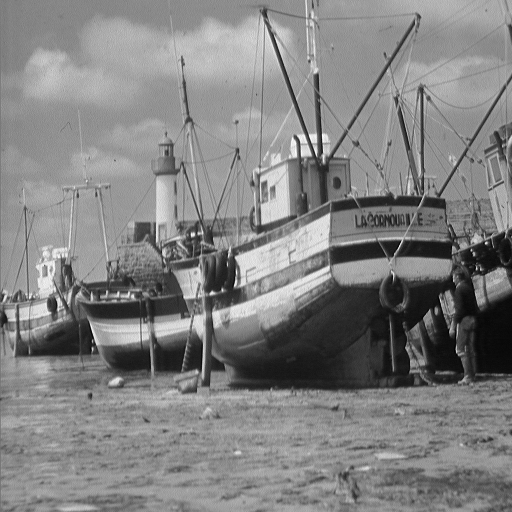
%> input picture boat.png, 512 x 512 px, given in place of boat.tiff, which was not available
$ octave test.m   (GNU Octave 9; MATLAB toolbox functions it lacks are replaced by stand-ins)
%> lines starting %> are read from the running program, lines starting %| are printed output that depends on the picture; pictures that were not available may be replaced by others from this repository, and a replacement may not be noted
%I = imread('cameraman.tiff');
I = imread('boat.tiff');
%> I is the input picture: size 512x512 uint8; min 0, max 255, mean 129.7
%disp(I);
I = im2double(I);
%> I: size 512x512 double
%disp(I);

% decomposing the image using singular value decomposition
[U,S,V]=svd(I);

% Using different number of singular values (diagonal of S) to compress and
% reconstruct the image
err = [];
numSVals = [];
m = 256;
n = 256;
for n=5:5:300
    % store the singular values in a temporary var
    C = S;

    % discard the diagonal values not required for compression
    C(n+1:end,:)=0;
    C(:,n+1:end)=0;

    % Construct an Image using the selected singular values
    D=U*C*V';


    % display and compute error
    if n == 5 || n == 10 || n == 20 || n == 50 || n == 100 || n == 150 || n == 200 || n == 250
    figure;
    buffer = sprintf('Image output using %d singular values', n);
    imshow(D);
    title(buffer);
    out_filename = strcat(strcat('svd', num2str(n)), '.jpg');
    imwrite(D, out_filename);
    end
    error=(norm(I-D,'fro'));


    % store vals for display
    err = [err; error];
    numSVals = [numSVals; n];
end
%> this loop made 60 passes
%> error on passes 9 to 20: 20.53, 19.2, 18.02, 16.97, 16.02, 15.16, 14.37, 13.63, 12.97, 12.35, 11.78, 11.25
%> (error, err) on passes 1 to 6: (50.52, 50.52), (39.01, [50.52; 39.01]), (33.67, [50.52; 39.01; 33.67]), (30.32, [50.52; 39.01; 33.67; 30.32]), (27.59, [50.52; 39.01; 33.67; 30.32; 27.59]), (25.41, [50.52; 39.01; 33.67; 30.32; 27.59; 25.41])
%> pass 1, `imshow(D);`:
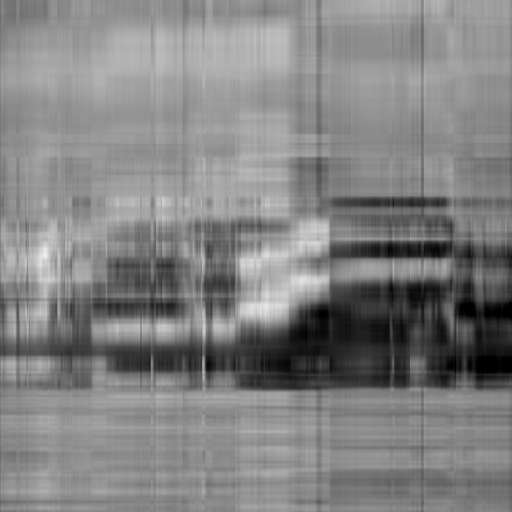
%> displayed picture: size 512x512, on the screen's scale of 0 to 255; min 0, max 241, mean 129.7
%> pass 2, `imshow(D);`:
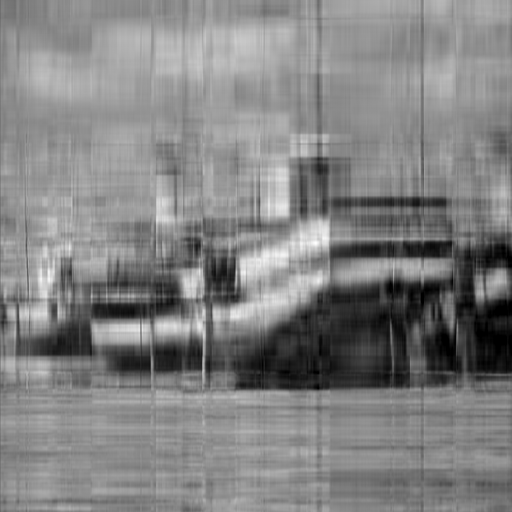
%> displayed picture: size 512x512, on the screen's scale of 0 to 255; min 0, max 254, mean 129.7
%> after the loop, buffer = 'Image output using 250 singular values'; err = 60 values, max 50.52 at index 1, min 2.47 at index 60, mean 10.95; numSVals = 60 values from 5 to 300; out_filename = 'svd250.jpg'
%disp(numSVals);
%disp(error);

% dislay the error graph
figure;
title('Error in compression');
plot(numSVals, err);
grid on
xlabel('Number of Singular Values retained');
ylabel('Error between compress and original image');
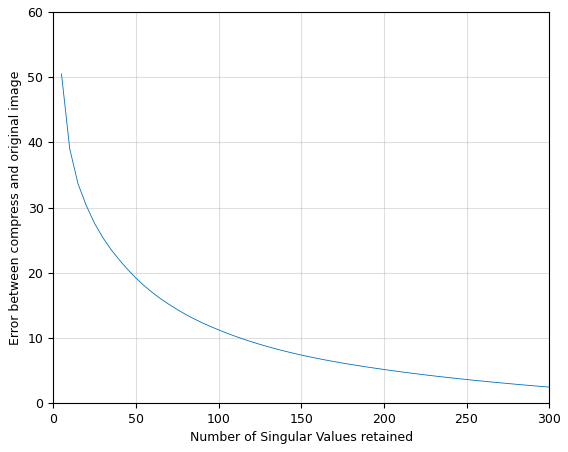
%> figure redrawn from the program's plot data; curve peaks at x = 5, y = 50.52
